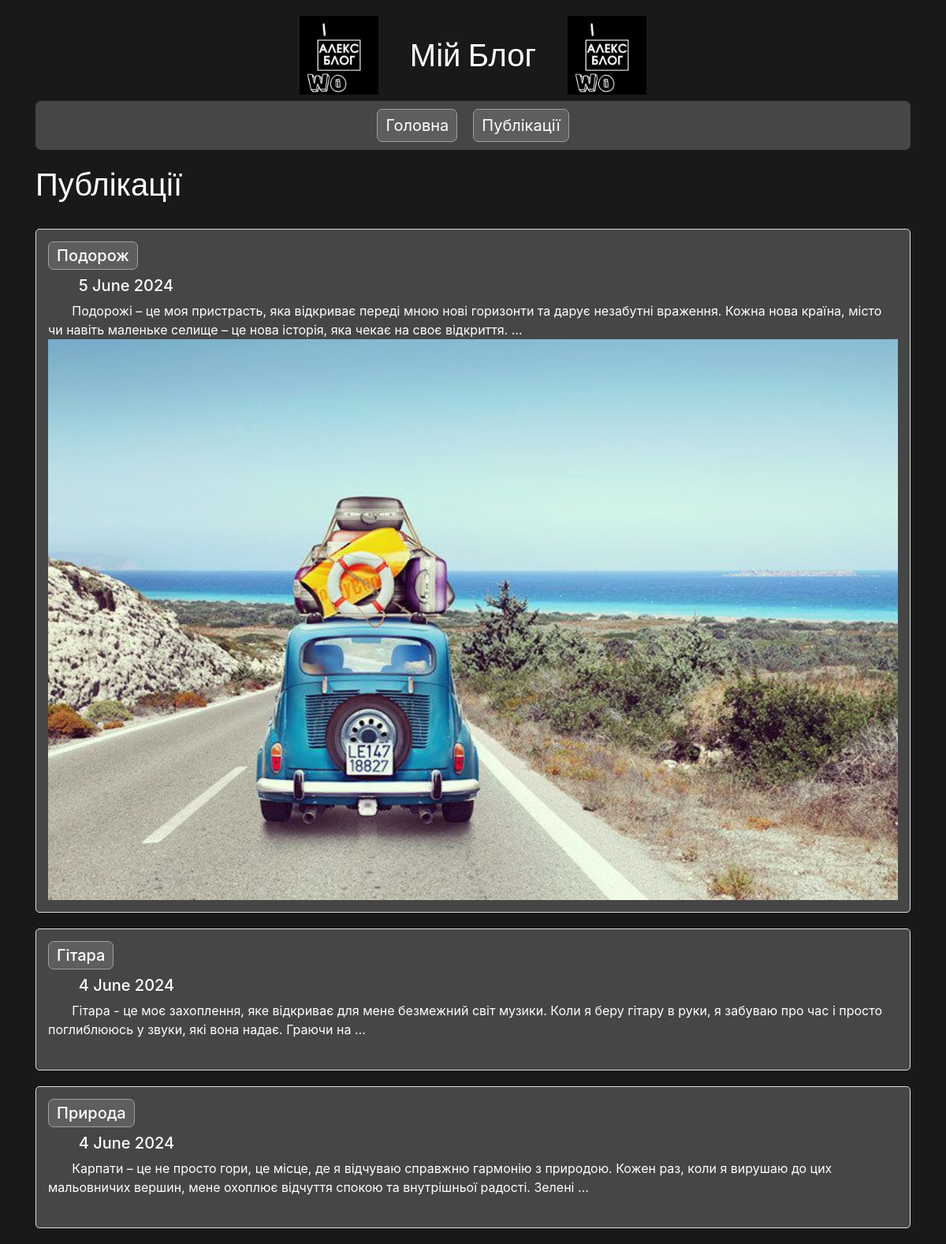
The app's page /articles/ with its own data.
### app_blog/models.py (models this page shows, shortened)
class Article(models.Model):
    title = models.CharField(u'Заголовок', max_length=250, help_text=u'Максимум 250 сим.')
    description = models.TextField(blank=True, verbose_name=u'Опис')
    pub_date = models.DateTimeField(u'Дата публікації', default=timezone.now)
    slug = models.SlugField(u'Слаг', unique_for_date='pub_date')
    main_page = models.BooleanField(u'Головна', default=True, help_text=u'Показувати')
    category = models.ForeignKey(Category, related_name='articles', blank=True, null=True, verbose_name=u'Категорія', on_delete=models.CASCADE)
    objects = models.Manager()
    class Meta:
        ordering = ['-pub_date']
        verbose_name = u'Стаття'
        verbose_name_plural = u'Статті'
    def get_absolute_url(self):
        return reverse('news-detail', kwargs={
            'year': self.pub_date.strftime("%Y"),
            'month': self.pub_date.strftime("%m"),
            'day': self.pub_date.strftime("%d"),
            'slug': self.slug,
        })

class ArticleImage(models.Model):
    article = models.ForeignKey(Article, verbose_name=u'Стаття',
related_name='images', on_delete=models.CASCADE)
    image = models.ImageField(u'Фото', upload_to='photos')
    title = models.CharField(u'Заголовок', max_length=250, help_text=u'Максимум 250 сим.', blank=True)
    class Meta:
        verbose_name = u'Фото для статті'
        verbose_name_plural = u'Фото для статті'

### app_blog/views.py (the view)
# urls.py: path('articles/', ArticleList.as_view(), name='articles-list'),
class ArticleList(ListView):
    model = Article
    template_name = 'articles_list.html'
    context_object_name = 'items'

### app_blog/templates/articles_list.html (shortened to what this page needs)
{% extends "base.html" %}
{% load static %}
{% block content %}{% endblock %}

### app_blog/templates/base.html (shortened to what this page needs)
<!DOCTYPE html>
<html lang="uk">
{% load static %}
<head>
    <link rel="stylesheet" href="{% static 'css/bootstrap.min.css' %}">
    <link type="text/css" href="{% static 'css/main.css' %}" rel="stylesheet">
</head>
<body>
    <div class="container">
        <h1 class="blog-title">
            <img src="{% static 'images/blog_logo.gif' %}" alt="Логотип" class="logo">
            <span class="blog-name">Мій Блог</span>
            <img src="{% static 'images/blog_logo.gif' %}" alt="Логотип" class="logo">
        </h1>
        <div>
            <ol class="breadcrumb">
                <li><a href="/">Головна</a></li>
                <li><a href="{% url 'articles-list' %}">Публікації</a></li>
            </ol>
        </div>
        {% block content %}
        {% endblock %}
    </div>
</body>
</html>

### app_blog/static/css/main.css (style rules this page uses)
body { background-image: url(''); background-color: #18191a; background-size: cover; background-repeat: no-repeat; }
div > h1 { color: #ffffff; font-family: 'Ubuntu', sans-serif; margin-top: 20px; }
body > div > div > ol > li { margin: 0 5px; }
div.container-image > img { width: 100%; }
p { margin: 0; text-indent: 3ch; color: #ffffff; }
.blog-title { display: flex; align-items: center; justify-content: center; gap: 30px; }
.logo { width: 100px; height: auto; }
.blog-name { margin: 0 10px; }
.breadcrumb { display: flex; align-items: center; justify-content: center; margin: 0 auto; background-color: #464646; padding: 10px 20px; border-radius: 7px; }
.breadcrumb li { list-style: none; margin: 0 5px; }
.breadcrumb a { display: inline-block; padding: 5px 10px; background-color: #5e5e5e; border: 1px solid #a0a0a0; border-radius: 7px; text-decoration: none; color: #ffffff; font-size: 20px; }
.breadcrumb li { color: #ffffff; font-size: 20px; }
.articles-row { border: 1px solid #ddd; padding: 15px; margin-bottom: 20px; border-radius: 5px; background-color: #464646; }
.articles-row h4 { display: inline-block; padding: 5px 10px; background-color: #5e5e5e; border: 1px solid #a0a0a0; border-radius: 7px; text-decoration: none; color: #ffffff; font-size: 20px; }

### records on screen
Article: pub_date+slug+title "Публікації Подорож 5 June 2024 Подорожі – це моя пристрасть, яка відкриває переді мною нові горизонти та дарує незабутні враження. Кожна нова країна, місто чи навіть маленьке селище – це нова історія, яка чекає на своє відкриття. … Гітара 4 June 2024 Гітара - це моє захоплення, яке відкриває для мене безмежний світ музики. Коли я беру гітару в руки, я забуваю про час і просто поглиблююсь у звуки, які вона надає. Граючи на … Природа 4 June 2024 Карпати – це не просто гори, це місце, де я відчуваю справжню гармонію з природою. Кожен раз, коли я вирушаю до цих мальовничих вершин, мене охоплює відчуття спокою та внутрішньої радості. Зелені …", pub_date+slug+title (picture)
